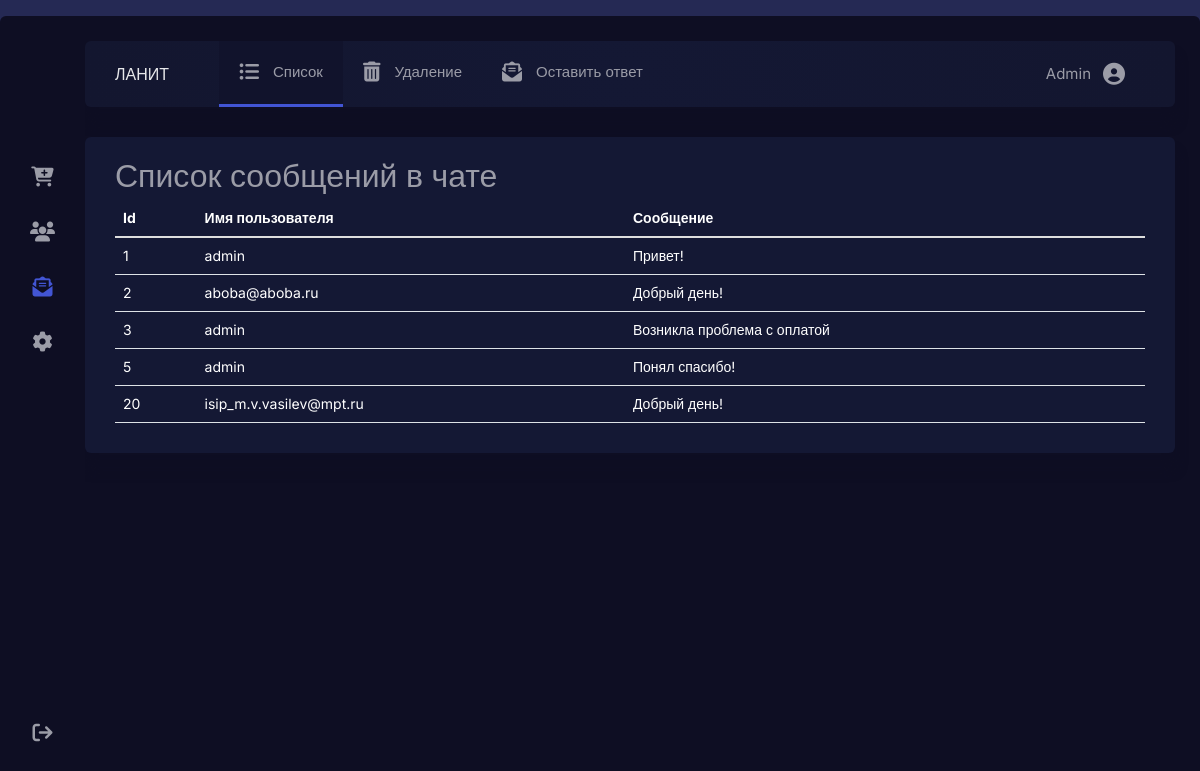
The app's page /cabinet/admin/message.php (signed in) with its own data.
### tables this page shows
CREATE TABLE `message` (
  `id` int(11) NOT NULL,
  `name` text NOT NULL,
  `message` text NOT NULL,
  `userclass` text NOT NULL DEFAULT 'other'
);

### cabinet/admin/request.php (called while the page is built, shortened)
<?php
    $host="localhost";
    $user="root";
    $pass="";
    $dbname="lanit";
    $conn=mysqli_connect($host, $user ,$pass, $dbname);
    function mess(){
        global $conn;
        $ms = $conn->query("SELECT * FROM `message` WHERE userclass='other' ORDER BY `message`.`id` ASC");
        return $ms;
        }
        $ms =  mess();
    ?>

### cabinet/admin/message.php (the view, shortened to what this page needs)
<?php
require_once 'request.php';
?>
<!DOCTYPE html>
<html lang="en" >
<head>
  <link rel='stylesheet' href='//maxcdn.bootstrapcdn.com/bootstrap/3.3.5/css/bootstrap.min.css'>
  <link rel='stylesheet' href='//cdnjs.cloudflare.com/ajax/libs/bootstrap-table/1.10.0/bootstrap-table.min.css'>
  <link rel='stylesheet' href='//rawgit.com/vitalets/x-editable/master/dist/bootstrap3-editable/css/bootstrap-editable.css'>
  <link href="https://cdn.jsdelivr.net/npm/bootstrap@5.1.3/dist/css/bootstrap.min.css" rel="stylesheet">
  <link rel="stylesheet" href="https://cdnjs.cloudflare.com/ajax/libs/normalize/5.0.0/normalize.min.css">
  <link rel="stylesheet" href="https://cdnjs.cloudflare.com/ajax/libs/font-awesome/6.1.1/css/all.min.css" />
<link rel="stylesheet" href="./style.css">
</head>
<body>
<div class="wrapper">
 <div class="left-side">
    <a href="index.php">
        <i class="fa-solid fa-cart-plus"></i>
    </a>
    <a href="users.php">
        <i class="fa-solid fa-users"></i>
    </a>
    <a>
        <i class="fa-solid fa-envelope-open-text active"></i>
    </a>
    <a href="rewiew.php">
        <i class="fa-solid fa-gear"></i>
    </a>
    <a class="mt-auto" href="../logout.php">
        <i class="fa-solid fa-arrow-right-from-bracket"></i>
    </a>
 </div>
 <div class="main-container">
  <div class="header">
  <a href="../../index.php"><div class="logo">ЛАНИТ</div></a>
   <a class="header-link active" href="message.php">
        <i class="fa-solid fa-list-ul"></i>
        Список
   </a>
   <a class="header-link" href="message-del.php">
        <i class="fa-solid fa-trash-can"></i>
        Удаление
   </a>
   <a class="header-link" href="message-add.php">
    <i class="fa-solid fa-envelope-open-text"></i>
    Оставить ответ
   </a>
   <div class="user-info">
    <div class="user-name">Admin</div>
    <i class="fa-solid fa-circle-user profile"></i>
   </div>
  </div>
  <div class="main">
      <h1>Список сообщений в чате</h1>
      <table class="table text-white table__custom" id="table"
        data-toggle="table"
        data-search="true"
        data-filter-control="true"
        data-show-export="true"
        data-click-to-select="true"
        data-toolbar="#toolbar">
        <thead>
              <tr>
              <th scope="col" data-field="id" data-filter-control="input" data-sortable="true">Id</th>
              <th scope="col" data-field="email" data-filter-control="select" data-sortable="true">Имя пользователя</th>
              <th scope="col" data-field="date" data-filter-control="input" data-sortable="true">Сообщение</th>
              </tr>
          </thead>
          <tbody>
              <?php foreach ($ms as $mes) : ?>
                  <tr>
                  <td><?= $mes['id'];?></td>
                  <td><?= $mes['name'];?></td>
                  <td><?= $mes['message'];?></td>
                  </tr>
              <?php endforeach; ?>
          </tbody>
      </table>
  </div>
  </div>
 </div>
</body>
</html>

### cabinet/admin/style.css (style rules this page uses)
:root { --delay: 0s; }
* { outline: none; box-sizing: border-box; }
html { box-sizing: border-box; -webkit-font-smoothing: antialiased; }
body { font-family: "Inter", sans-serif; background-color: #252954; color: #9b9ca7!important; }
a { color: #9b9ca7!important; }
.wrapper { max-width: 1600px; background-color: #0e0e23; display: flex; height: 96vh; margin: 2vh auto; border-radius: 6px; overflow: hidden; }
.left-side { padding: 117px 30px 40px; display: flex; flex-direction: column; flex-shrink: 0; align-items: center; -webkit-animation: left 1s var(--delay) both; animation: left 1s var(--delay) both; }
.left-side a { margin-top: 34px; }
.left-side a .fa-solid { font-size: 20px; cursor: pointer; }
.left-side a .active, .left-side i:hover { transition: 0.2s; color: #4255d4; }
.mt-auto { margin-top: auto!important; }
.main { box-shadow: 0 16px 12px #0e0e23; background: #141834; margin: 30px 0; border-radius: 6px; padding: 20px 30px; }
.main-container { display: flex; flex-direction: column; flex-grow: 1; padding: 25px; overflow: auto; padding-left: 0; }
.header { background: #141834; background: radial-gradient(circle, #141834 0%, #13162f 100%); box-shadow: 0 16px 12px #0e0e23; width: 100%; padding: 0 30px; -webkit-animation: top 1s both; animation: top 1s both; display: flex; align-items: center; border-radius: 6px; font-size: 15px; white-space: nowrap; position: sticky; top: 0; left: 0; z-index: 10; }
.header:before { content: ""; width: 100%; height: 25px; position: absolute; top: -25px; left: 0; background-color: #0e0e23; }
.header-link { color: #9b9ca7; text-decoration: none; display: flex; align-items: center; padding: 20px; transition: 0.3s; border-bottom: 3px solid transparent; transition: 0.3s; }
.header-link i { font-size: 20px; margin-right: 14px; }
.header-link.active, .header-link:hover { background: #11132c; border-bottom: 3px solid #4255d4; }
.logo { padding: 20px 50px 20px 0; font-size: 16px; color: #e7e8ea; }
a { text-decoration: none!important; }
.user-info { margin-left: auto; display: flex; align-items: center; }
.user-info .profile { margin: 0 20px 0 12px; font-size: 22px; }
.table__custom { font-size: 14px!important; }
h1 { font-size: 32px!important; }
@media screen and (max-width: 1500px) { .wrapper { max-width: 1200px; } }

### records on screen
message: id "1", name "admin", message "Привет!"
message: id "2", name "aboba@aboba.ru", message "Добрый день!"
message: id "3", name "admin", message "Возникла проблема с оплатой"
message: id "5", name "admin", message "Понял спасибо!"
message: id "20", name "isip_m.v.vasilev@mpt.ru", message "Добрый день!"
